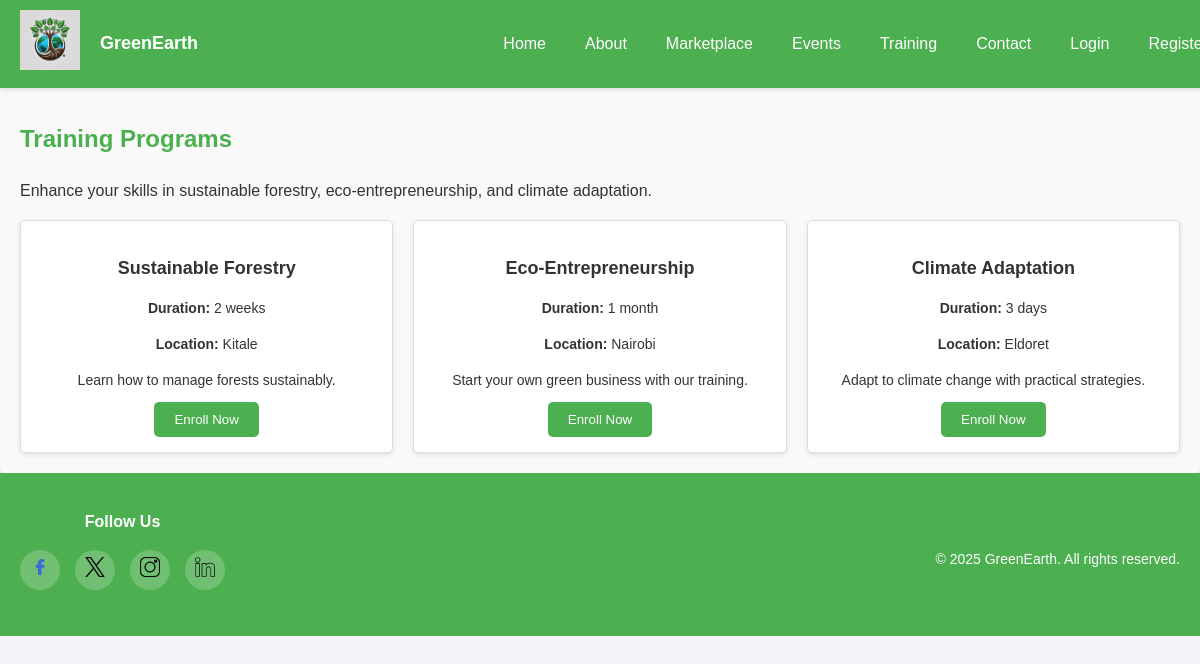
Screenshot of /training.php with the database file from the repository.
### tables this page shows
CREATE TABLE `training_programs` (
  `id` int(11) NOT NULL,
  `title` varchar(255) NOT NULL,
  `description` text DEFAULT NULL,
  `duration` varchar(50) DEFAULT NULL,
  `location` varchar(255) DEFAULT NULL,
  `created_at` timestamp NOT NULL DEFAULT current_timestamp()
);

### training.php (the view, shortened to what this page needs)
<?php
include 'php/header.php';
?>
<section class="training">
    <section class="dashboard">
    <h2>Training Programs</h2>
    <p>Enhance your skills in sustainable forestry, eco-entrepreneurship, and climate adaptation.</p>
    <div class="training-programs">
        <?php
        include 'php/db.php';
        $sql = "SELECT * FROM training_programs ORDER BY created_at DESC";
        $result = $conn->query($sql);
        if ($result->num_rows > 0) {
            while ($row = $result->fetch_assoc()) {
                echo '<div class="program-card">';
                echo '<h3>' . htmlspecialchars($row['title']) . '</h3>';
                echo '<p><strong>Duration:</strong> ' . htmlspecialchars($row['duration']) . '</p>';
                echo '<p><strong>Location:</strong> ' . htmlspecialchars($row['location']) . '</p>';
                echo '<p>' . htmlspecialchars($row['description']) . '</p>';
                echo '<button onclick="enrollInProgram(' . $row['id'] . ')">Enroll Now</button>';
                echo '</div>';
            }
        } else {
            echo '<p>No training programs available at the moment.</p>';
        }
        ?>
    </div>
    </section>
</section>
<?php include 'php/footer.php'; ?>

### css/styles.css (style rules this page uses)
body { margin-top: 80px; font-family: Arial, sans-serif; margin-left: 0; margin-right: 0; padding: 0; background-color: #f4f4f9; color: #333; line-height: 1.6; }
.training-programs { display: grid; grid-template-columns: repeat(auto-fit, minmax(250px, 1fr)); gap: 20px; }
.program-card { background-color: white; border: 1px solid #ddd; border-radius: 5px; overflow: hidden; text-align: center; padding: 15px; box-shadow: 0 2px 5px rgba(0, 0, 0, 0.1); transition: transform 0.3s ease; }
.program-card h3 { font-size: 18px; margin-bottom: 10px; }
.program-card p { font-size: 14px; margin-bottom: 10px; }
.program-card button { background-color: #4CAF50; color: white; padding: 10px 20px; border: none; border-radius: 5px; cursor: pointer; transition: background-color 0.3s ease; }
.dashboard { padding: 20px; background-color: #f9f9f9; border-radius: 5px; box-shadow: 0 2px 5px rgba(0, 0, 0, 0.1); }
.dashboard h2 { font-size: 24px; margin-bottom: 20px; color: #4CAF50; }

### rows the page displays
training_programs: title "Sustainable Forestry", duration "2 weeks", location "Kitale", description "Learn how to manage forests sustainably."
training_programs: title "Eco-Entrepreneurship", duration "1 month", location "Nairobi", description "Start your own green business with our training."
training_programs: title "Climate Adaptation", duration "3 days", location "Eldoret", description "Adapt to climate change with practical strategies."
